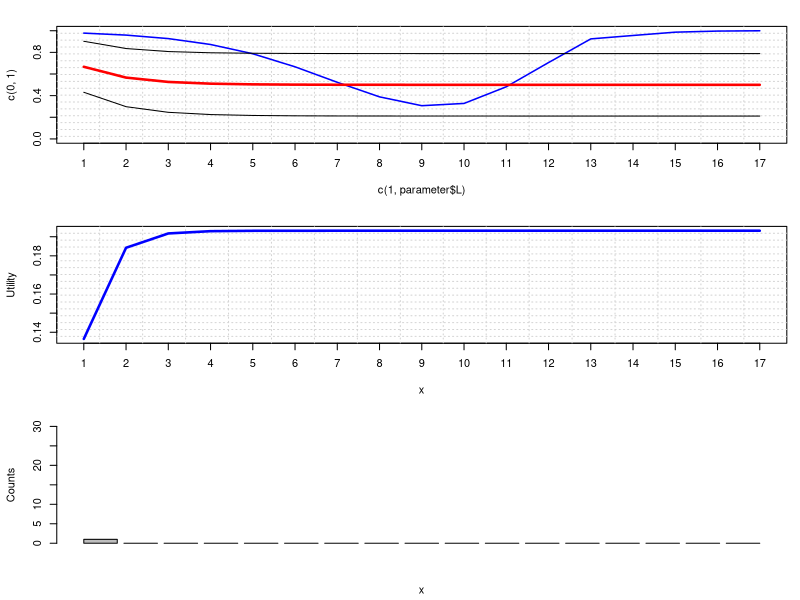
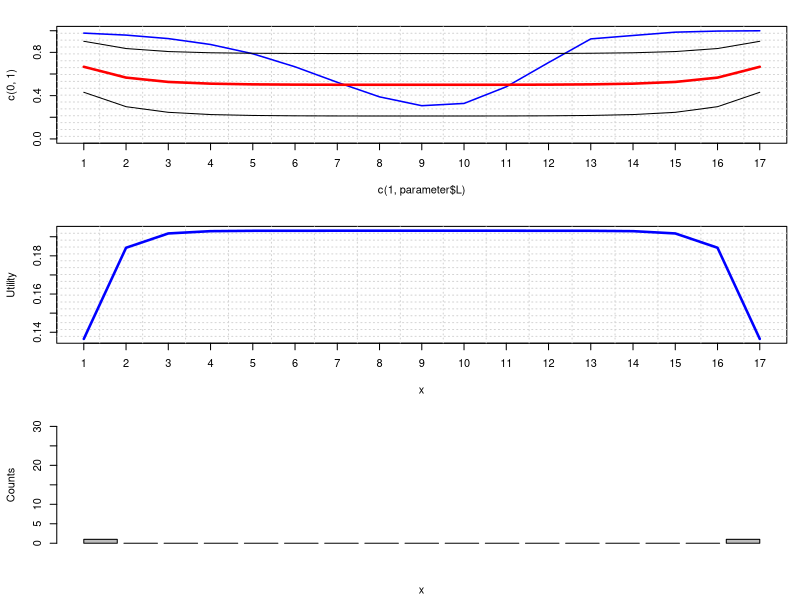
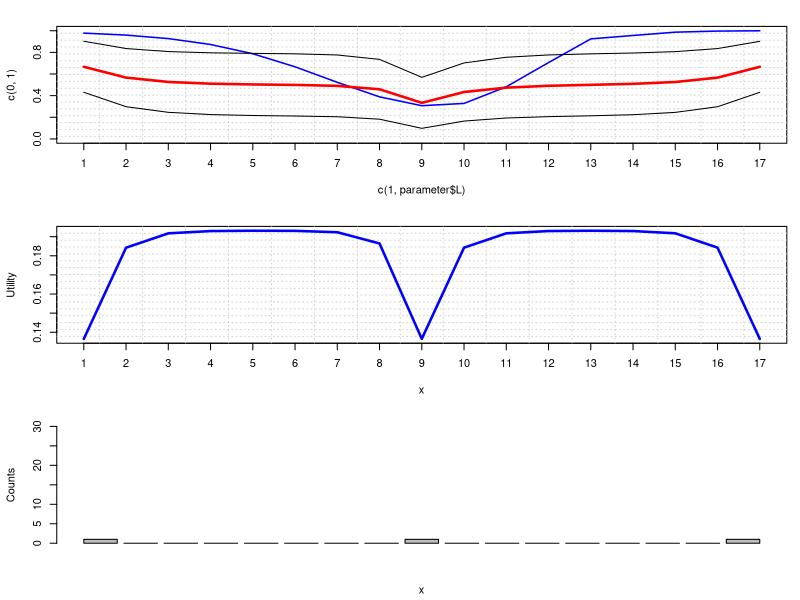
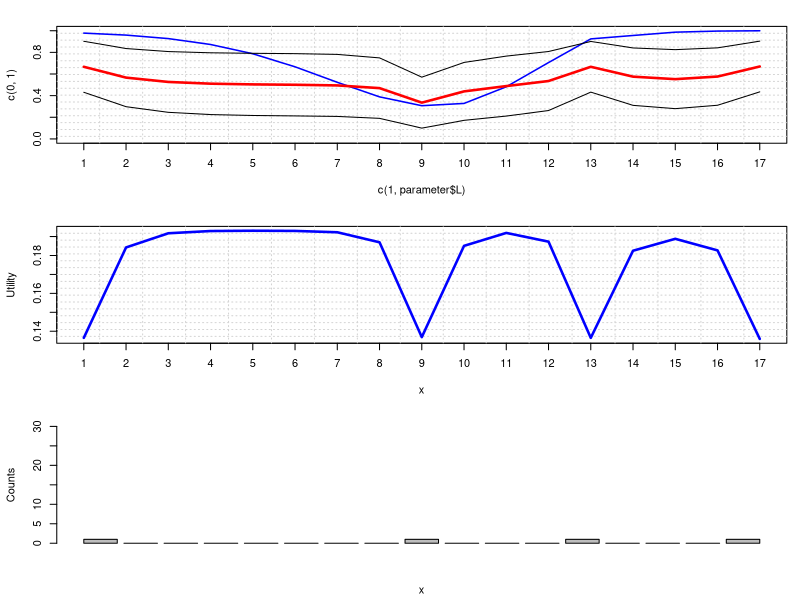
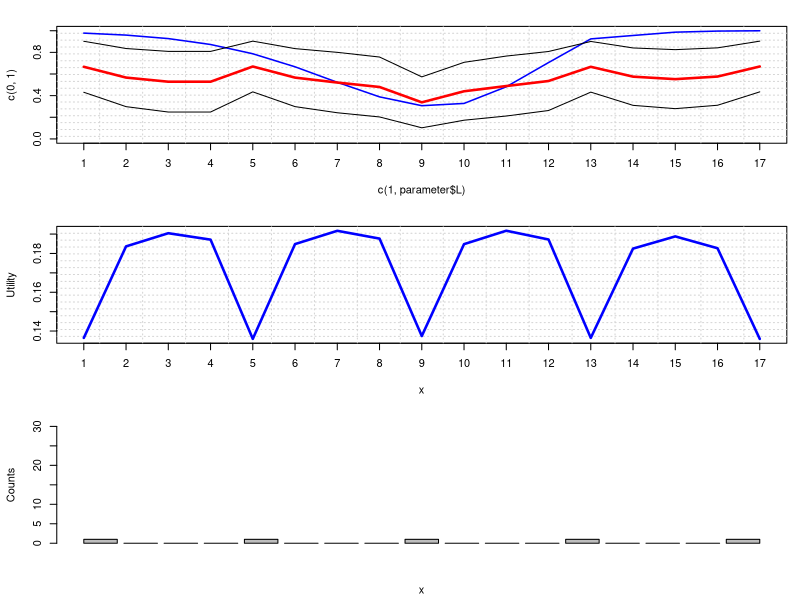
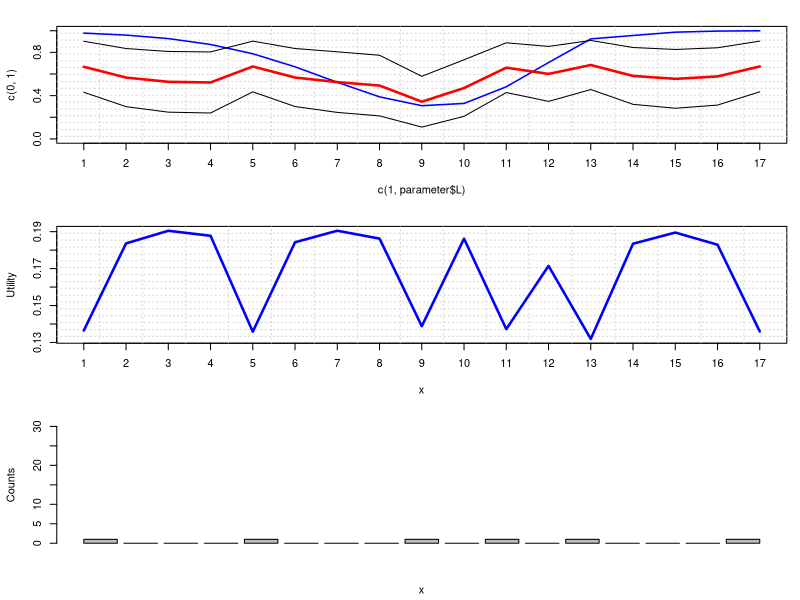
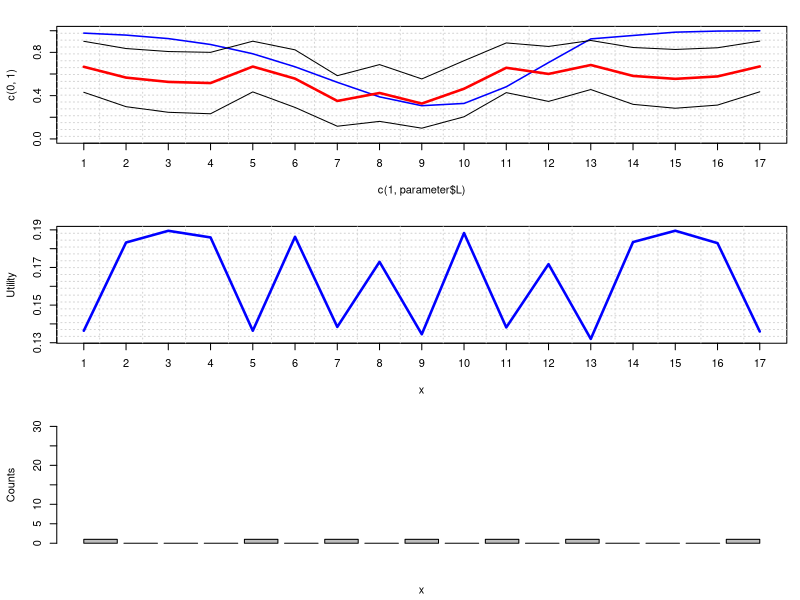
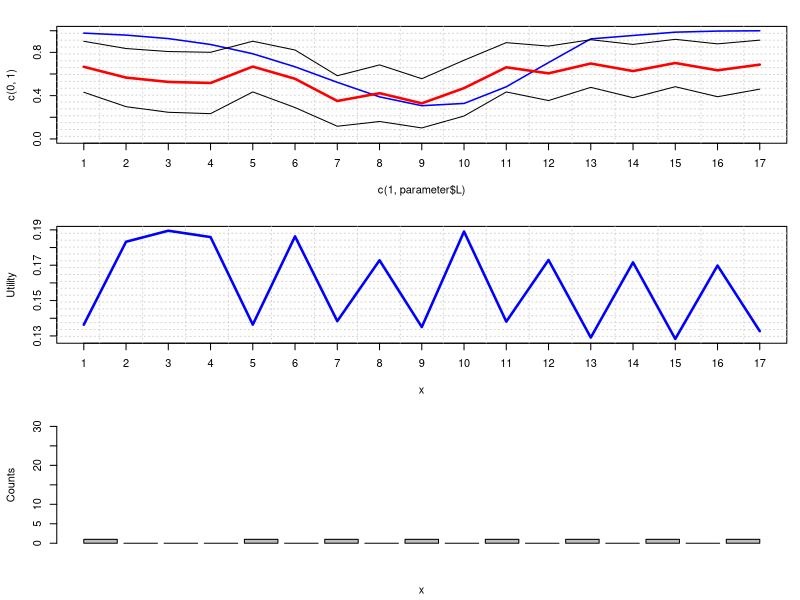

The R source for these figures, in order:

# forward recursion
################################################################################

phi <- function(parameter, result, i, j) {
  a1 <- parameter$alpha.success[i]
  a2 <- parameter$alpha.failure[i]
  n1 <- parameter$alpha.success[i] + sum(parameter$success[i:j])
  n2 <- parameter$alpha.failure[i] + sum(parameter$failure[i:j])

  if (i == 1) {
    return(beta(n1, n2)/beta(a1, a2))
  }
  else {
#    return(parameter$rho * result[i-1,j] + (1-parameter$rho) * beta(n1, n2)/beta(a1, a2) * result[i-1,i-1])
    return(parameter$rho/result[i-1,i-1] * result[i-1,j] + (1-parameter$rho) * beta(n1, n2)/beta(a1, a2))
  }
}
phi.init <- function(parameter) {
  result <- matrix(0, parameter$L, parameter$L)
  for (i in 1:parameter$L) {
    for (j in i:parameter$L) {
      result[i,j] <- phi(parameter, result, i, j)
    }
  }
  return(result)
}

f.forward.prime <- function(parameter, i,j, h) {
  a1 <- parameter$alpha.success[i]
  a2 <- parameter$alpha.failure[i]
  n1 <- parameter$alpha.success[i] + sum(parameter$success[i:j])
  n2 <- parameter$alpha.failure[i] + sum(parameter$failure[i:j])
  if(i == 1) {
    return(beta(n1, n2)/beta(a1, a2)*h(i, j, n1,n2))
  }
  else {
#    return(parameter$rho * f.forward.prime(parameter, i-1,j, h) + (1-parameter$rho) * beta(n1, n2)/beta(a1, a2)*parameter$phi[i-1,i-1]*h(i, j, n1,n2))
    return(parameter$rho/parameter$phi[i-1,i-1] * f.forward.prime(parameter, i-1,j, h) + (1-parameter$rho) * beta(n1, n2)/beta(a1, a2)*h(i, j, n1,n2))
  }
}
f.forward <- function(parameter, j, h) {
  return (f.forward.prime(parameter, j,j, h)/parameter$phi[j,j])
}
f.forward.expectation <- function(parameter, j) {
  h <- function(i, j, n1, n2) c(n1/(n1+n2), n2/(n1+n2))
  return(f.forward(parameter, j, h))
}
f.forward.stddev <- function(parameter, j) {
  h <- function(i, j, n1, n2) c(n1*(n1+n2 - n1)/((n1+n2)^2*(n1+n2+1)), n2*(n1+n2 - n2)/((n1+n2)^2*(n1+n2+1)))
  return(sqrt(f.forward(parameter, j, h)))
}

# backward recursion
################################################################################

psi <- function(parameter, result, j, k) {
  a1 <- parameter$alpha.success[j]
  a2 <- parameter$alpha.failure[j]
  n1 <- parameter$alpha.success[j] + sum(parameter$success[j:k])
  n2 <- parameter$alpha.failure[j] + sum(parameter$failure[j:k])

  if (k == parameter$L) {
    return (beta(n1, n2)/beta(a1, a2))
  }
  else {
    return (parameter$rho * result[j,k+1] + (1-parameter$rho) * beta(n1, n2)/beta(a1, a2) * result[j+1,k+1])
  }
}
psi.init <- function(parameter, result) {
  result <- matrix(0, parameter$L, parameter$L)
  for (j in parameter$L:1) {
    for (k in parameter$L:j) {
      result[j,k] <- psi(parameter, result, j, k)
    }
  }
  return(result)
}

# forward and backward recursion
################################################################################

g <- function(parameter, j, k, h) {
  if (k == parameter$L) {
    return (f.forward.prime(parameter, j,k, h))
  }
  else {
    return (parameter$rho * g(parameter, j, k+1, h) + (1-parameter$rho)*f.forward.prime(parameter, j,k, h)*parameter$psi[j+1,k+1])
  }
}
g.norm <- function(parameter, j, k) {
  if (k == parameter$L) {
    return (parameter$phi[j,k])
  }
  else {
    return (parameter$rho * g.norm(parameter, j, k+1) + (1-parameter$rho)*parameter$phi[j,k]*parameter$psi[j+1,k+1])
  }
}
f <- function(parameter, j,h) {
  return (g(parameter, j,j,h)/g.norm(parameter, j,j))
}
f.expectation <- function(parameter, j) {
  h <- function(i, j, n1, n2) c(n1/(n1+n2), n2/(n1+n2))
  return(f(parameter, j, h))
}
f.stddev <- function(parameter, j) {
  h <- function(i, j, n1, n2) c(n1*(n1+n2 - n1)/((n1+n2)^2*(n1+n2+1)), n2*(n1+n2 - n2)/((n1+n2)^2*(n1+n2+1)))
  return(sqrt(f(parameter, j, h)))
}
f.density <- function(parameter, j, theta) {
  h <- function(i, j, n1, n2) 1/beta(n1, n2)*theta^n1*(1-theta)^n2
  return(f(parameter, j, h))
}

# init
################################################################################

parameter.init <- function(parameter, extended=TRUE) {
  parameter$L <- length(parameter$success)
  parameter$alpha.success <- rep(1, parameter$L)
  parameter$alpha.failure <- rep(1, parameter$L)
  parameter$phi <- phi.init(parameter)
  if (extended) {
    parameter$psi     <- psi.init(parameter)
    parameter$expect  <- sapply(1:parameter$L, function(j) f.expectation(parameter, j))
    parameter$stddev  <- sapply(1:parameter$L, function(j) f.stddev(parameter, j))
    parameter$utility <- sapply(1:parameter$L, function(j) f.utility(parameter, j))
  }
  return(parameter)
}

# utility
################################################################################

f.utility.rec.prime <- function(parameter, result, i, j, h) {
  a1 <- parameter$alpha.success[i]
  a2 <- parameter$alpha.failure[i]
  n1 <- parameter$alpha.success[i] + sum(parameter$success[i:j])
  n2 <- parameter$alpha.failure[i] + sum(parameter$failure[i:j])
  
  if (i == 1) {
    return(beta(n1, n2)/beta(a1, a2)*h(i, j, n1,n2))
  }
  else {
    return(parameter$rho * result[i-1,j] + (1-parameter$rho) * beta(n1, n2)/beta(a1, a2)*result[i-1,i-1]*h(i, j, n1,n2))
  }
}
f.utility.rec <- function(parameter, i, j, h) {
  result <- matrix(0, parameter$L, parameter$L)
  for (i in 1:parameter$L) {
    for (j in i:parameter$L) {
      result[i,j] <- f.utility.rec.prime(parameter, result, i, j, h)
    }
  }
  return(result[parameter$L,parameter$L])
}

f.utility.prime <- function(parameter, j, l) {
  L <- parameter$L
  parameter.new <- parameter
  if (l == 1) {
    h <- function(p, q, n1, n2) {
      if (p <= j && j <= q) {
        return(digamma(n1) - digamma(n1 + n2))
      }
      else {
        return(1)
      }
    }
    parameter.new$success[j] <- parameter.new$success[j] + 1
  }
  else {
    h <- function(p, q, n1, n2) {
      if (p <= j && j <= q) {
        return(digamma(n2) - digamma(n1 + n2))
      }
      else {
        return(1)
      }
    }
    parameter.new$failure[j] <- parameter.new$failure[j] + 1
  }
  parameter.new <- parameter.init(parameter.new, FALSE)

  result <- log(parameter$phi[1,1])-log(parameter.new$phi[1, 1])
  ml2    <- parameter.new$phi[1, 1]
  for (i in 2:L) {
    result <- result + log(parameter$phi[i,i])-log(parameter.new$phi[i, i])
    ml2    <- ml2*parameter.new$phi[i, i]
  }
  result <- result + f.utility.rec(parameter.new, L, L, h)/ml2
  
  return(result)
}

f.utility <- function(parameter, j, l) {
  return(parameter$expect[1,j]*f.utility.prime(parameter, j, 1) + parameter$expect[2,j]*f.utility.prime(parameter, j, 2))
}

# plotting
################################################################################

plot.density <- function(parameter) {
  K <- 50
  result <- matrix(0, parameter$L, K)
  for (i in 1:parameter$L) {
    for (j in 1:K) {
      result[i, j] <- f.density(parameter, i, j/K)
    }
  }
  image(1:parameter$L,1:K/K,result, col=gray(1-1:K/K/2), xlab="x", ylab=expression(hat(theta)[1]))
}

plot.sampling <- function(parameter, groundtruth=c(), density=FALSE) {

  par(mfrow=c(3,1), mar=c(4.3, 4.3, 2, 1))

  if (density) {
    plot.density(parameter)
  }
  else {
    plot(c(1,parameter$L),c(0,1.0), type='n', xaxp=c(1,parameter$L,parameter$L-1))
    grid(parameter$L,parameter$L)
  }

  if (length(groundtruth) != 0) {
    lines(1:parameter$L, groundtruth, type='l', col='blue', lwd=1.5)
  }
  lines(1:parameter$L, parameter$expect[1,], type='l', col='red', lwd=2.5)
  lines(1:parameter$L, parameter$expect[1,]-parameter$stddev[1,], type='l', col='black', lwd=1)
  lines(1:parameter$L, parameter$expect[1,]+parameter$stddev[1,], type='l', col='black', lwd=1)

  plot(c(1,parameter$L),c(min(parameter$utility),max(parameter$utility)), type='n', xaxp=c(1,parameter$L,parameter$L-1), xlab="x", ylab="Utility")
  grid(parameter$L,parameter$L)
  lines(1:parameter$L, parameter$utility, type='l', col='blue', lwd=2.5)

  counts <- mapply(sum, parameter$success, parameter$failure)
  barplot(counts, ylim=c(0,30), xlab="x", ylab="Counts")
}

# sampling and ground truth
################################################################################

library(nnet) # which.is.max

get.sample <- function(j) {
  if (runif(1, 0, 1) <= groundtruth[j]) {
    return(1)
  }
  else {
    return(2)
  }
}

sample.prime <- function(parameter) {
  j <- which.is.max(parameter$utility)
  l <- get.sample(j)
  print(j)
  if (l == 1) {
    parameter$success[j] <- parameter$success[j] + 1
  }
  else {
    parameter$failure[j] <- parameter$failure[j] + 1
  }
  parameter <- parameter.init(parameter)

  return(parameter)
}

sample <- function(parameter, n, video=FALSE) {
  if (n > 0) {
    parameter <- parameter.init(parameter)
    for (i in 1:n) {
      parameter <- sample.prime(parameter)
      print(parameter$utility)
      if (video) {
        png(filename=sprintf("plot_%03d.png", i), width = 800, height = 600)
        plot.sampling(parameter, groundtruth, TRUE)
        dev.off()
      }
      else {
        plot.sampling(parameter, groundtruth)
      }
    }
  }
  return(parameter)
}

# data and parameters
################################################################################

groundtruth <- c(0.977895, 0.959606, 0.927331, 0.872769, 0.786948, 0.666468, 0.523201, 0.388603, 0.307012, 0.327954, 0.481978, 0.705735, 0.924494, 0.956063, 0.986731, 0.996743, 0.999621)
#groundtruth <- c(0.983707, 0.977895, 0.970075, 0.959606, 0.945683, 0.927331, 0.903428, 0.872769, 0.834219, 0.786948, 0.730763, 0.666468, 0.59614, 0.523201, 0.452233, 0.388603, 0.338142, 0.307012, 0.301628, 0.327954, 0.38205, 0.481978, 0.593685, 0.705735, 0.901878, 0.924494, 0.944262, 0.956063, 0.975398, 0.986731, 0.993179, 0.996743, 0.998648, 0.999621, 1.00000)

parameter   <- list(rho = 0.4,
                    success = rep(0, length(groundtruth)),
                    failure = rep(0, length(groundtruth))
                    )

parameter <- sample(parameter, 250, video=FALSE)

#mencoder mf://plot_*.png -mf type=png:fps=4 -ovc lavc -lavcopts vcodec=mpeg4 -oac copy -o plot.avi
